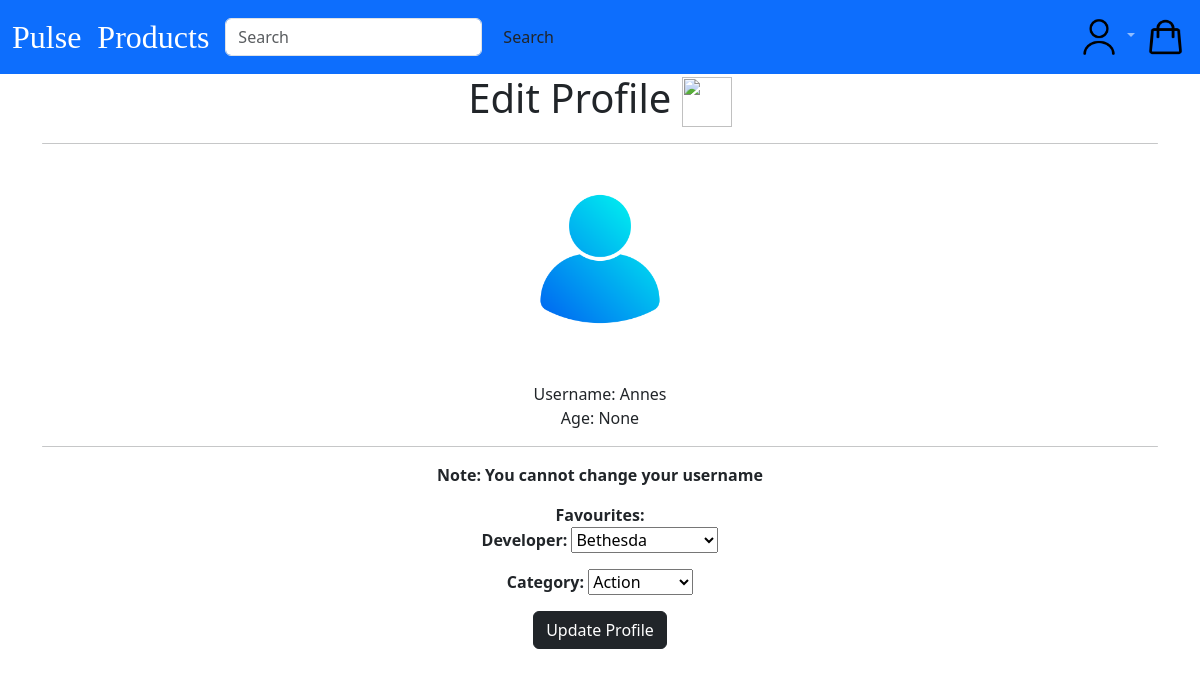
The page /edit_profile/1/ (signed in) on the database as committed earlier.
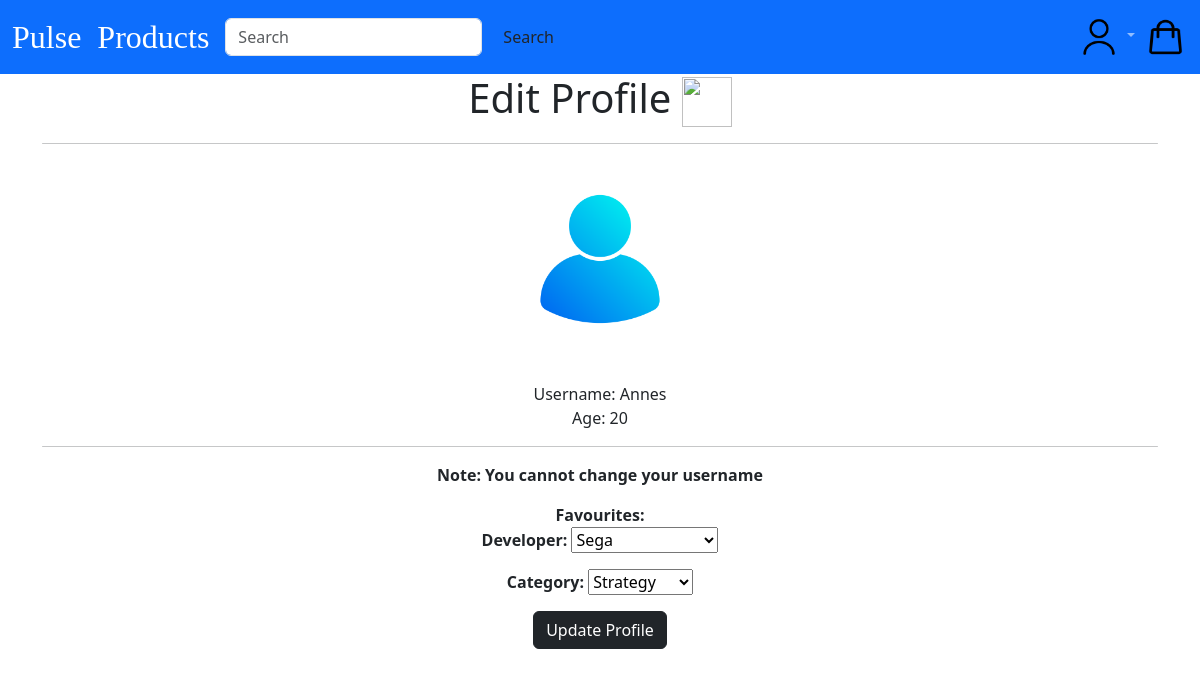
The same page on the database as committed later.
### users/models.py (models this page shows, shortened)
class CustomUser(AbstractUser):
    age = models.PositiveIntegerField(null=True, blank=True)

class Profile(models.Model):
    user = models.OneToOneField(
        get_user_model(),
        null=True,
        on_delete=models.CASCADE,
    )
    date_of_birth = models.DateField(blank=True, null=True)
    Developer = models.ForeignKey(Developer, on_delete=models.CASCADE, null=True)
    Category = models.ForeignKey(Category, on_delete=models.CASCADE, null=True)

### users/views.py (the view)
# urls.py: path('edit_profile/<int:pk>/', ProfileEditView.as_view(), name='edit_profile'),
class ProfileEditView(UpdateView):
    model = Profile
    template_name = 'registration/edit_profile.html'
    fields = ['Developer', 'Category']

### cart/context_processors.py (called while the page is built)
def counter(request):
    item_count = 0
    if 'admin' in request.path:
        return {}
    else:
        try:
            cart = Cart.objects.filter(cart_id=_cart_id(request))
            cart_items = CartItem.objects.all().filter(cart=cart[:1])
            for cart_item in cart_items:
                item_count += cart_item.quantity
        except Cart.DoesNotExist:
            item_count = 0
    return {'item_count':item_count}

### cart/views.py (called while the page is built)
def _cart_id(request):
    cart = request.session.session_key
    if not cart:
        cart = request.session.create()
    return cart

### pages/models.py (called while the page is built)
    def __str__(self):
        return self.name

    def __str__(self):
        return self.name

### users/context_processors.py (called while the page is built)
def user_groups(request):
    if request.user.is_authenticated:
        return {'is_manager': request.user.groups.filter(name='Manager').exists()}
    return {'is_manager': False}

### templates/registration/edit_profile.html (shortened to what this page needs)
{% extends 'base.html' %}
{% load static %}
{% block content %}
{% if user.is_authenticated %}
<div class="text-center form-group">
    <h1>Edit Profile <img src="{% static 'images/edit.webp' %}" alt="" height="50rem" width="50rem"></h1>
    <hr class="rounded">
    <br>
    <div>
    <img src="{% static 'images/icon1.png' %}" alt="" height="150rem" width="150rem">
    </div>
    <br>
    <br>
        Username: {{ user.profile.user }}
    <br>
        Age: {{ user.age }}
    <br>
    <hr class="rounded">
    <strong><p>Note: You cannot change your username</p></strong>
    <form method="POST">
       <strong>Favourites: {{ form.as_p }}</strong>
        <input class="btn btn-dark" type="submit" value="Update Profile">
    </form>
</div>
{% endif %}
{% endblock content %}

Rows that differ between the two databases and show on the page:
changed CustomUser "Annes": age "None" → "20"
changed Profile: Developer "Bethesda" → "Sega"; Category "Action" → "Strategy"
